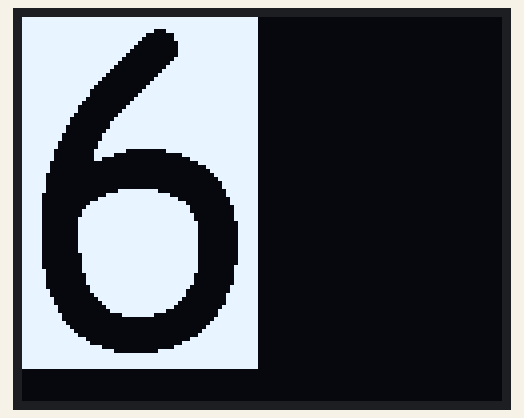
The sketch below on a simulated Arduino Uno, built with avr-gcc and run on an emulated ATmega328P. Parts: 120×96 one-colour display.

Above: at 0.2 s.

The sketch:

NTSC2.ino
```cpp
#include <TVout.h>
#include <fontALL.h>
#include "House.h"
#include "six.h"
TVout TV;

void setup() {
  TV.begin(NTSC,120,96);
  TV.select_font(font6x8);
}

void loop() {
   TV.clear_screen();
   TV.bitmap(0,0,six);
   TV.delay(10000);
}
```

House.cpp
```cpp
#include "House.h"
PROGMEM const unsigned char House[] = {
120,74,
0x00, 0x00, 0x07, 0xFF, 0xC0, 0x00, 0x00, 0x00, 0x00, 0x00, 0x07, 0xFF, 0xFC, 0x00, 0x00, //                      #############                                                   #################
	0x00, 0x00, 0x07, 0xFF, 0xC0, 0x00, 0x00, 0x00, 0x00, 0x00, 0x07, 0xFF, 0xFC, 0x00, 0x00, //                      #############                                                   #################
	0x00, 0x00, 0x07, 0xFF, 0xC0, 0x00, 0x00, 0x00, 0x00, 0x00, 0x07, 0xFF, 0xF0, 0x00, 0x00, //                      #############                                                   ###############
	0x00, 0x00, 0x07, 0xFF, 0xC0, 0x00, 0x00, 0x00, 0x00, 0x00, 0x07, 0xFF, 0xF0, 0x00, 0x00, //                      #############                                                   ###############
	0x00, 0x00, 0x03, 0xFF, 0xC0, 0x00, 0x00, 0x00, 0x00, 0x00, 0x03, 0xFF, 0xF8, 0x00, 0x00, //                       ############                                                    ###############
	0x00, 0x00, 0x03, 0xFF, 0xC0, 0x00, 0x00, 0x00, 0x00, 0x00, 0x03, 0xFF, 0xF8, 0x00, 0x00, //                       ############                                                    ###############
	0x00, 0x00, 0x07, 0xFF, 0xC0, 0x00, 0x00, 0x00, 0x00, 0x00, 0x07, 0xFF, 0xF8, 0x00, 0x00, //                      #############                                                   ################
	0x00, 0x00, 0x07, 0xFF, 0xE1, 0xF0, 0x00, 0x00, 0x00, 0x7F, 0xFF, 0xFF, 0xF8, 0x00, 0x00, //                      ##############    #####                             ############################
	0x00, 0x00, 0x03, 0xFF, 0xFF, 0xFF, 0xDF, 0x00, 0x3F, 0xFF, 0xFF, 0xFF, 0xF8, 0x00, 0x00, //                       ############################ #####          ###################################
	0x00, 0x00, 0x01, 0xFF, 0xFF, 0xFF, 0xFF, 0x87, 0xFF, 0xFF, 0xFF, 0xFF, 0xF8, 0x00, 0x00, //                        ##################################    ########################################
	0x00, 0x00, 0x01, 0xFF, 0xFF, 0xFF, 0xFF, 0x8F, 0xFF, 0xFF, 0xFF, 0xFF, 0xF8, 0x00, 0x00, //                        ##################################   #########################################
	0x00, 0x00, 0x01, 0xFF, 0xFF, 0xFF, 0xFF, 0xC3, 0xFF, 0xFF, 0xFF, 0xFF, 0xF8, 0x00, 0x00, //                        ###################################    #######################################
	0x00, 0x00, 0x01, 0xFF, 0xFF, 0xFF, 0xFF, 0xF3, 0xFF, 0xFF, 0xFF, 0xFF, 0xF8, 0x00, 0x00, //                        #####################################  #######################################
	0x00, 0x00, 0x01, 0xFF, 0xFF, 0x7E, 0xFF, 0xFF, 0xFF, 0x7E, 0xFF, 0xFF, 0xF0, 0x00, 0x00, //                        ################# ###### ######################## ###### ####################
	0x00, 0x00, 0x01, 0xFF, 0xFF, 0x7C, 0xFF, 0x81, 0xFE, 0x3E, 0xFF, 0xFF, 0xF0, 0x00, 0x00, //                        ################# #####  #########      ########   ##### ####################
	0x00, 0x00, 0x01, 0xFF, 0xFE, 0x00, 0x6B, 0x01, 0xEE, 0x00, 0xFF, 0xFF, 0xF0, 0x00, 0x00, //                        ################          ## # ##       #### ###         ####################
	0x00, 0x00, 0x00, 0xFF, 0xFF, 0xD5, 0xF3, 0x01, 0xC6, 0x0F, 0xFF, 0xFF, 0xF0, 0x00, 0x00, //                         ################## # # #####  ##       ###   ##     ########################
	0x00, 0x00, 0x00, 0xFF, 0x3F, 0xF1, 0x80, 0x01, 0x00, 0x3F, 0xFF, 0xFF, 0xF0, 0x00, 0x00, //                         ########  ##########   ##              #          ##########################
	0x00, 0x00, 0x00, 0xFF, 0x0F, 0xFF, 0x00, 0x00, 0x03, 0xFF, 0xC0, 0xFF, 0xE0, 0x00, 0x00, //                         ########    ############                      ############      ###########
	0x00, 0x00, 0x00, 0x7F, 0x01, 0xFC, 0x00, 0x00, 0x00, 0x1F, 0xA0, 0xFF, 0xE0, 0x00, 0x00, //                          #######       #######                             ###### #     ###########
	0x00, 0x00, 0x00, 0x7F, 0x00, 0x00, 0x00, 0x00, 0x00, 0x03, 0xC0, 0xFF, 0xE0, 0x00, 0x00, //                          #######                                              ####      ###########
	0x00, 0x00, 0x00, 0x7F, 0x00, 0x00, 0x00, 0x00, 0x00, 0x00, 0x00, 0xFF, 0xC0, 0x00, 0x00, //                          #######                                                        ##########
	0x00, 0x00, 0x00, 0x7F, 0x80, 0x00, 0x01, 0x80, 0x00, 0x00, 0x00, 0xFF, 0xC0, 0x00, 0x00, //                          ########                      ##                               ##########
	0x00, 0x00, 0x00, 0x7F, 0x80, 0x00, 0x01, 0x00, 0x00, 0x00, 0x01, 0xFF, 0xC0, 0x00, 0x00, //                          ########                      #                               ###########
	0x00, 0x00, 0x00, 0x3F, 0x80, 0x00, 0x00, 0x00, 0x00, 0x00, 0x01, 0xFF, 0xC0, 0x00, 0x00, //                           #######                                                      ###########
	0x00, 0x00, 0x00, 0x3F, 0xE0, 0x00, 0x00, 0x00, 0x00, 0x00, 0x03, 0xFF, 0x80, 0x00, 0x00, //                           #########                                                   ###########
	0x00, 0x00, 0x00, 0x3F, 0xE0, 0x00, 0x06, 0x00, 0x80, 0x00, 0x07, 0xFF, 0x80, 0x00, 0x00, //                           #########                  ##         #                    ############
	0x00, 0x00, 0x00, 0x3F, 0xF0, 0x00, 0x0E, 0x00, 0xD0, 0x00, 0x1F, 0xFF, 0x80, 0x00, 0x00, //                           ##########                ###         ## #               ##############
	0x00, 0x00, 0x00, 0x1F, 0xF8, 0x00, 0x1E, 0x00, 0xF0, 0x00, 0x1F, 0xFF, 0x00, 0x00, 0x00, //                            ##########              ####         ####               #############
	0x00, 0x00, 0x00, 0x1F, 0xFC, 0x00, 0x1C, 0x00, 0x70, 0x00, 0x3F, 0xFF, 0x00, 0x00, 0x00, //                            ###########             ###           ###              ##############
	0x00, 0x00, 0x00, 0x1F, 0xFE, 0x00, 0x18, 0x00, 0x10, 0x00, 0x7F, 0xFF, 0x00, 0x00, 0x00, //                            ############            ##              #             ###############
	0x00, 0x00, 0x00, 0x01, 0xFF, 0x00, 0x00, 0x00, 0x10, 0x01, 0xFF, 0xFE, 0x00, 0x00, 0x00, //                                #########                           #           ################
	0x00, 0x00, 0x00, 0x01, 0xFF, 0x80, 0x08, 0x00, 0xB8, 0x03, 0xFF, 0xC0, 0x00, 0x00, 0x00, //                                ##########           #           # ###         ############
	0x00, 0x00, 0x00, 0x01, 0xFF, 0x80, 0x1E, 0x03, 0xF0, 0x03, 0xFF, 0xC0, 0x00, 0x00, 0x00, //                                ##########          ####       ######          ############
	0x00, 0x00, 0x00, 0x01, 0xFF, 0xC0, 0x1F, 0x03, 0xF0, 0x07, 0xFF, 0xC0, 0x00, 0x00, 0x00, //                                ###########         #####      ######         #############
	0x00, 0x00, 0x00, 0x01, 0xFF, 0x80, 0x1F, 0x8F, 0xF0, 0x07, 0xFF, 0xC0, 0x00, 0x00, 0x00, //                                ##########          ######   ########         #############
	0x00, 0x00, 0x00, 0x01, 0xFF, 0xC0, 0x1F, 0xFF, 0xF0, 0x07, 0xFF, 0xC0, 0x00, 0x00, 0x00, //                                ###########         #################         #############
	0x00, 0x00, 0x00, 0x00, 0xFF, 0xC0, 0x0F, 0xFF, 0xF0, 0x07, 0xFF, 0xC0, 0x00, 0x00, 0x00, //                                 ##########          ################         #############
	0x00, 0x00, 0x00, 0x00, 0xFF, 0xC0, 0x0F, 0xFF, 0xF0, 0x07, 0xFF, 0x80, 0x00, 0x00, 0x00, //                                 ##########          ################         ############
	0x00, 0x00, 0x00, 0x00, 0xFF, 0x00, 0x0F, 0xFF, 0xF0, 0x07, 0xFF, 0x80, 0x00, 0x00, 0x00, //                                 ########            ################         ############
	0x00, 0x00, 0x00, 0x00, 0xFF, 0xC0, 0x3F, 0xFF, 0xF8, 0x87, 0xFF, 0x80, 0x00, 0x00, 0x00, //                                 ##########        ###################   #    ############
	0x00, 0x00, 0x00, 0x00, 0x7F, 0xC1, 0x3F, 0xFF, 0xFE, 0x4F, 0xFF, 0x80, 0x00, 0x00, 0x00, //                                  #########     #  #####################  #  #############
	0x00, 0x00, 0x00, 0x00, 0x7F, 0x83, 0xBF, 0xFF, 0xFF, 0xE3, 0xFF, 0x00, 0x00, 0x00, 0x00, //                                  ########     ### #########################   ##########
	0x00, 0x00, 0x00, 0x00, 0x7F, 0xFF, 0xFF, 0xFF, 0xFF, 0xFB, 0xFF, 0x00, 0x00, 0x00, 0x00, //                                  ############################################ ##########
	0x00, 0x00, 0x00, 0x00, 0x3F, 0xFF, 0xFF, 0xFF, 0xFF, 0xFF, 0xFF, 0x00, 0x00, 0x00, 0x00, //                                   ######################################################
	0x00, 0x00, 0x00, 0x00, 0x1F, 0xFF, 0xFF, 0xFF, 0xFF, 0xFF, 0xFE, 0x00, 0x00, 0x00, 0x00, //                                    ####################################################
	0x00, 0x00, 0x00, 0x00, 0x1F, 0xFF, 0xFF, 0xFF, 0xFF, 0xFF, 0xFC, 0x00, 0x00, 0x00, 0x00, //                                    ###################################################
	0x00, 0x00, 0x00, 0x00, 0x0F, 0xFF, 0xFF, 0xFF, 0xFF, 0xFF, 0xFC, 0x00, 0x00, 0x00, 0x00, //                                     ##################################################
	0x00, 0x00, 0x00, 0x00, 0x1F, 0xFF, 0xFF, 0xFB, 0xFF, 0xFF, 0xFE, 0x00, 0x00, 0x00, 0x00, //                                    ########################## #########################
	0x00, 0x00, 0x00, 0x00, 0x3F, 0xFF, 0xFF, 0xFF, 0xFF, 0xFF, 0xFF, 0x00, 0x00, 0x00, 0x00, //                                   ######################################################
	0x00, 0x00, 0x00, 0x00, 0x7F, 0xFF, 0xFF, 0xFF, 0xFF, 0xFF, 0xFF, 0x00, 0x00, 0x00, 0x00, //                                  #######################################################
	0x00, 0x00, 0x00, 0x00, 0xFF, 0xFF, 0x80, 0x18, 0x00, 0xFF, 0xFF, 0x80, 0x00, 0x00, 0x00, //                                 #################          ##           #################
	0x00, 0x00, 0x00, 0x01, 0xFF, 0xFF, 0x00, 0x00, 0x05, 0xFF, 0xFF, 0xC0, 0x00, 0x00, 0x00, //                                #################                     # ###################
	0x00, 0x00, 0x00, 0x03, 0xFF, 0xFC, 0x01, 0x6C, 0x03, 0xFF, 0xFF, 0xE0, 0x00, 0x00, 0x00, //                               ################         # ## ##        #####################
	0x00, 0x00, 0x00, 0x07, 0xFF, 0xFF, 0xFF, 0xFF, 0xFF, 0xFF, 0xFF, 0xF0, 0x00, 0x00, 0x00, //                              ###############################################################
	0x00, 0x00, 0x00, 0x0F, 0xFF, 0xFF, 0xFF, 0xFF, 0xFF, 0xFF, 0xFF, 0xF8, 0x00, 0x00, 0x00, //                             #################################################################
	0x00, 0x00, 0x00, 0x1F, 0xFF, 0xFF, 0xFF, 0xFF, 0xFF, 0xFF, 0xFF, 0xFC, 0x00, 0x00, 0x00, //                            ###################################################################
	0x00, 0x00, 0x00, 0x7F, 0xCF, 0xFF, 0xFF, 0xFF, 0xFF, 0xFF, 0xFF, 0xFC, 0x00, 0x00, 0x00, //                          #########  ##########################################################
	0x00, 0x00, 0x03, 0xFF, 0xEF, 0xFF, 0xFF, 0xFF, 0xFF, 0xFF, 0xFF, 0xFF, 0x00, 0x00, 0x00, //                       ############# ############################################################
	0x00, 0x00, 0x0F, 0xFF, 0xEF, 0xFF, 0xFF, 0xFF, 0xFF, 0xFF, 0xFF, 0xFF, 0x80, 0x00, 0x00, //                     ############### #############################################################
	0x00, 0x00, 0x7F, 0xFF, 0xF7, 0xFF, 0xFF, 0xFF, 0xFF, 0xFF, 0xFD, 0xFF, 0xE0, 0x00, 0x00, //                  ################### ################################################# ############
	0x00, 0x01, 0xFF, 0xFF, 0xF7, 0xFF, 0xFF, 0xD6, 0x0F, 0xFF, 0xFD, 0xFF, 0xF8, 0x00, 0x00, //                ##################### ##################### # ##     ################## ##############
	0x00, 0x0F, 0xFF, 0xFF, 0xF7, 0xFF, 0xFF, 0x46, 0x0F, 0xFF, 0xFD, 0xFF, 0xFF, 0x00, 0x00, //             ######################## ################### #   ##     ################## #################
	0x00, 0xFF, 0xFF, 0xFF, 0xF3, 0xFF, 0xFB, 0x3C, 0x5F, 0xFF, 0xFB, 0xFF, 0xFF, 0xC0, 0x00, //         ############################  ############### ##  ####   # ################## ####################
	0x0F, 0xFF, 0xFF, 0xFF, 0xF3, 0xFF, 0xFF, 0xFE, 0xFF, 0xFF, 0xFB, 0xFF, 0xFF, 0xF0, 0x00, //     ################################  ######################### ##################### ######################
	0xFF, 0xFF, 0xFF, 0xFF, 0xF3, 0xFF, 0xFF, 0xFF, 0xFF, 0xFF, 0xF3, 0xFF, 0xFF, 0xFE, 0x00, // ####################################  ##############################################  #########################
	0xFF, 0xFF, 0xFF, 0xFF, 0xF1, 0xFF, 0xFF, 0xFF, 0xFF, 0xFF, 0xF7, 0xFF, 0xFF, 0xFF, 0x80, // ####################################   ############################################# ############################
	0xFF, 0xFF, 0xFF, 0xFF, 0xF9, 0xFF, 0xFF, 0xFF, 0xFF, 0xFF, 0xE7, 0xFF, 0xFF, 0xFF, 0xF0, // #####################################  ############################################  ###############################
	0xFF, 0xFF, 0xFF, 0xFF, 0xF9, 0xFF, 0xFF, 0xFF, 0xFF, 0xFF, 0xEF, 0xFF, 0xFF, 0xFF, 0xFE, // #####################################  ############################################ ###################################
	0xFF, 0xFF, 0xFF, 0xFF, 0xFD, 0xFF, 0xFF, 0xFF, 0xFF, 0xFF, 0xCF, 0xFF, 0xFF, 0xFF, 0xFF, // ###################################### ###########################################  ####################################
	0xFF, 0xFF, 0xFF, 0xFF, 0xFD, 0xFF, 0xFF, 0xFF, 0xFF, 0xFF, 0xCF, 0xFF, 0xFF, 0xFF, 0xFF, // ###################################### ###########################################  ####################################
	0xFF, 0xFF, 0xFF, 0xFF, 0xFC, 0xFF, 0xFF, 0xFF, 0xFF, 0xFF, 0x8F, 0xFF, 0xFF, 0xFF, 0xFF, // ######################################  #########################################   ####################################
	0xFF, 0xFF, 0xFF, 0xFF, 0xF8, 0x3F, 0xFF, 0xFF, 0xFF, 0xFF, 0x07, 0xFF, 0xFF, 0xFF, 0xFF, // #####################################     ######################################     ###################################
	0xFF, 0xFF, 0xFF, 0xFF, 0xFC, 0x3F, 0xFF, 0xFF, 0xFF, 0xFF, 0x0F, 0xFF, 0xFF, 0xFF, 0xFF, // ######################################    ######################################    ####################################
};
```

House.h
```cpp
#include <avr/pgmspace.h>
#ifndef HOUSE_H
#define HOUSE_H

extern const unsigned char House[];
#endif
```

six.h
```cpp
#include <avr/pgmspace.h>
#ifndef SIX_H
#define SIX_H

extern const unsigned char six[];
#endif
```

Source omitted: six.cpp (9923 bytes)

Measured:
- what the display in image 0 shows lasts 10.1 s, from 0.1 s to 10.2 s
